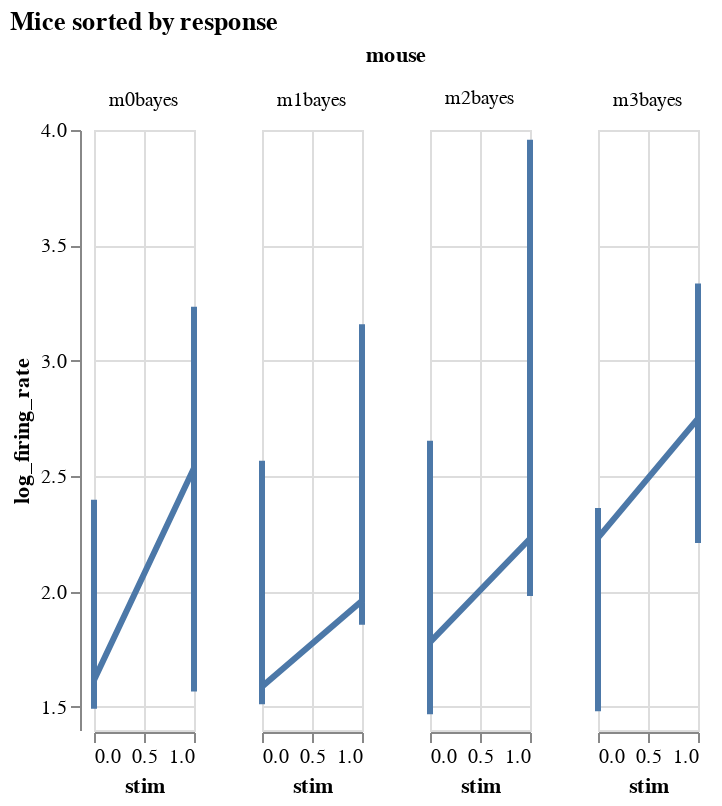
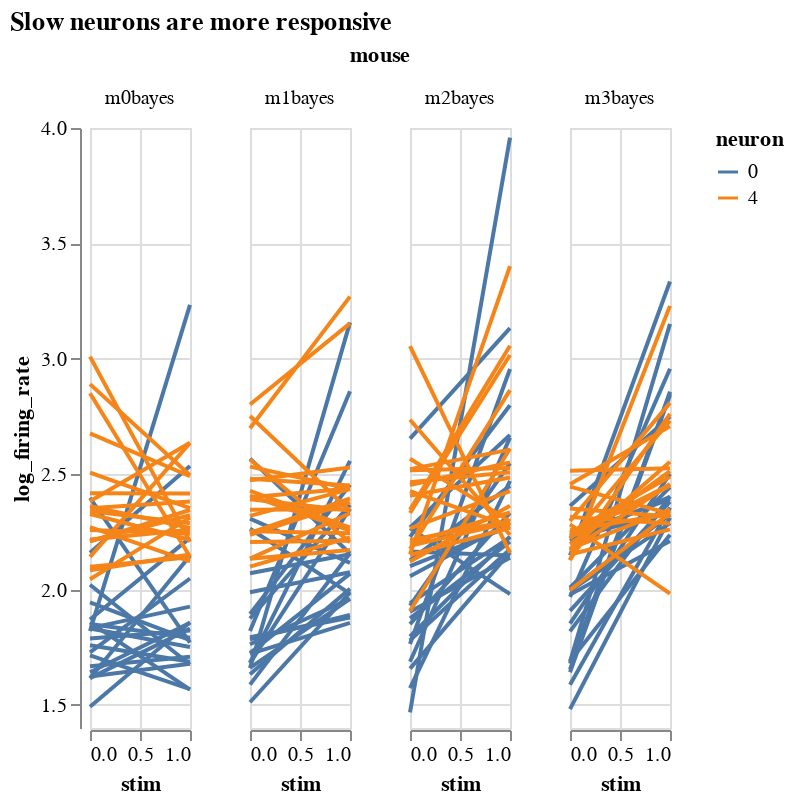
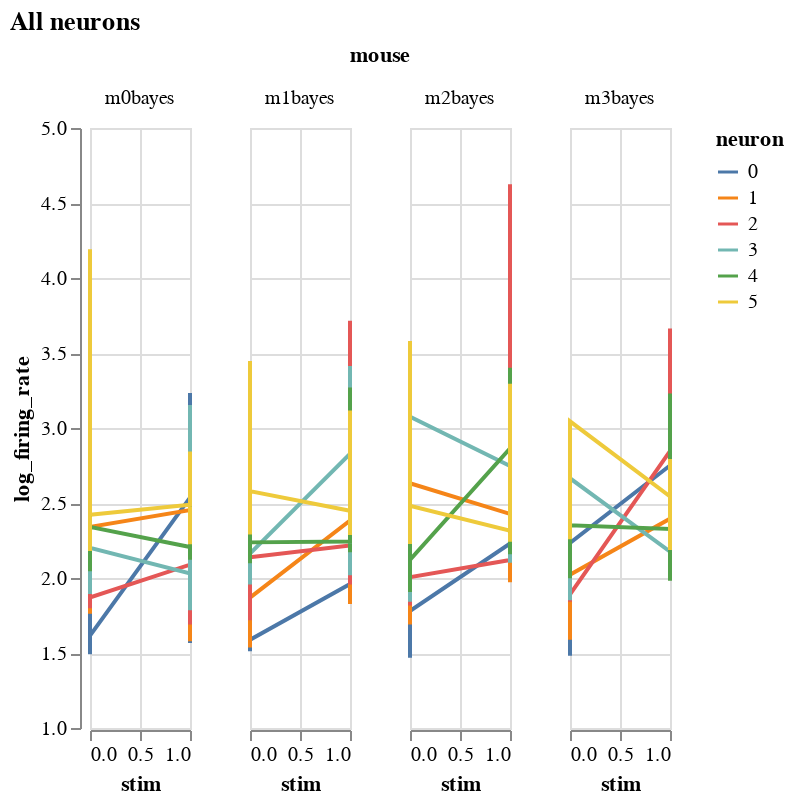
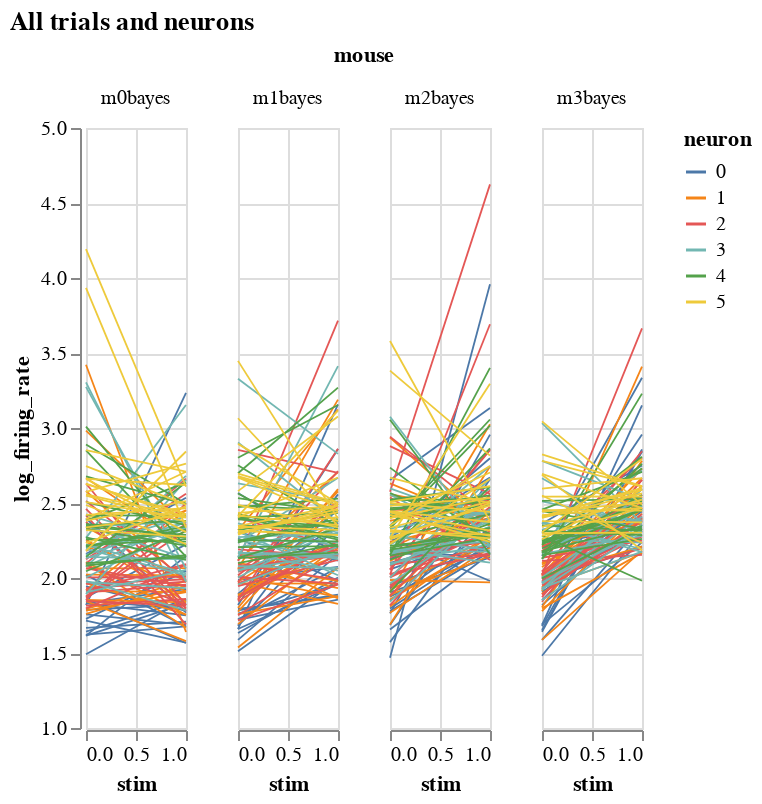

Write notebook code for charts like these, in order.
### Markdown cell above
# Exploratory plot without any fitting

### Code cell
from bayes_window.visualization import fake_spikes_explore
charts=fake_spikes_explore(df,df_monster,index_cols)
[chart.display() for chart in charts];
#fig_mice, fig_select, fig_neurons, fig_trials, fig_isi + fig_overlay, bar, box, fig_raster, bar_combined

### Figure 1 — Vega-Lite specification as saved in the notebook (floating-point values rounded to 4 significant figures; data arrays with more than 128 entries replaced by an {"elided": "..."} marker saying what was removed)
{"config": {"view": {"continuousWidth": 400, "continuousHeight": 300}}, "data": {"name": "data-16c3d317d2434d908e27b356ca9312a3"}, "mark": {"type": "line", "fill": null}, "encoding": {"facet": {"type": "nominal", "field": "mouse"}, "opacity": {"value": 1}, "size": {"value": 3}, "x": {"type": "quantitative", "field": "stim"}, "y": {"type": "quantitative", "field": "log_firing_rate", "scale": {"zero": false}}}, "height": 300, "title": "Mice sorted by response", "width": 50, "$schema": "https://vega.github.io/schema/vega-lite/v4.8.1.json", "datasets": {"data-16c3d317d2434d908e27b356ca9312a3": {"elided": "160 records"}}}

### Figure 2 — Vega-Lite specification as saved in the notebook (floating-point values rounded to 4 significant figures; data arrays with more than 128 entries replaced by an {"elided": "..."} marker saying what was removed)
{"config": {"view": {"continuousWidth": 400, "continuousHeight": 300}}, "data": {"name": "data-af7da8deb47ae5fde1aa0fffb11a8429"}, "mark": {"type": "line", "fill": null}, "encoding": {"color": {"type": "nominal", "field": "neuron"}, "detail": {"type": "quantitative", "field": "i_trial"}, "facet": {"type": "nominal", "field": "mouse"}, "opacity": {"value": 1}, "size": {"value": 2}, "x": {"type": "quantitative", "field": "stim"}, "y": {"type": "quantitative", "field": "log_firing_rate", "scale": {"zero": false}}}, "height": 300, "title": "Slow neurons are more responsive", "width": 50, "$schema": "https://vega.github.io/schema/vega-lite/v4.8.1.json", "datasets": {"data-af7da8deb47ae5fde1aa0fffb11a8429": {"elided": "320 records"}}}

### Figure 3 — Vega-Lite specification as saved in the notebook (floating-point values rounded to 4 significant figures; data arrays with more than 128 entries replaced by an {"elided": "..."} marker saying what was removed)
{"config": {"view": {"continuousWidth": 400, "continuousHeight": 300}}, "data": {"name": "data-80aea61094e4a7933f1e2bd5adfc2965"}, "mark": {"type": "line", "fill": null}, "encoding": {"color": {"type": "nominal", "field": "neuron"}, "facet": {"type": "nominal", "field": "mouse"}, "opacity": {"value": 1}, "size": {"value": 2}, "x": {"type": "quantitative", "field": "stim"}, "y": {"type": "quantitative", "field": "log_firing_rate", "scale": {"zero": false}}}, "height": 300, "title": "All neurons", "width": 50, "$schema": "https://vega.github.io/schema/vega-lite/v4.8.1.json", "datasets": {"data-80aea61094e4a7933f1e2bd5adfc2965": {"elided": "960 records"}}}

### Figure 4 — Vega-Lite specification as saved in the notebook (floating-point values rounded to 4 significant figures; data arrays with more than 128 entries replaced by an {"elided": "..."} marker saying what was removed)
{"config": {"view": {"continuousWidth": 400, "continuousHeight": 300}}, "data": {"name": "data-80aea61094e4a7933f1e2bd5adfc2965"}, "mark": {"type": "line", "fill": null}, "encoding": {"color": {"type": "nominal", "field": "neuron"}, "detail": {"type": "quantitative", "field": "i_trial"}, "facet": {"type": "nominal", "field": "mouse"}, "opacity": {"value": 1}, "size": {"value": 0.9}, "x": {"type": "quantitative", "field": "stim"}, "y": {"type": "quantitative", "field": "log_firing_rate", "scale": {"zero": false}}}, "height": 300, "title": "All trials and neurons", "width": 50, "$schema": "https://vega.github.io/schema/vega-lite/v4.8.1.json", "datasets": {"data-80aea61094e4a7933f1e2bd5adfc2965": {"elided": "960 records"}}}
